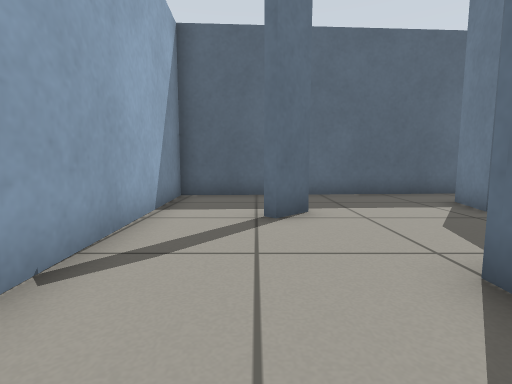
View 1 (above)

14 first-person views from a walk through a Gazebo world. The camera is 0.5 m above the floor, tilts 6° down and sees 85° across. The floor is counted in squares, 0.5 m on a side. Each view is taken from the middle of a square. On the plan, view 1 faces up. The plan holds only what a view shows up to about 11 squares ahead; the rest is blank.

View 2
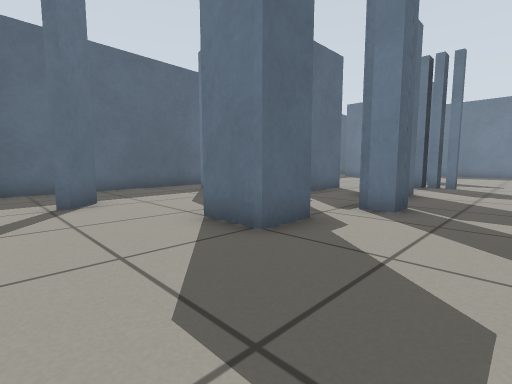

View 3
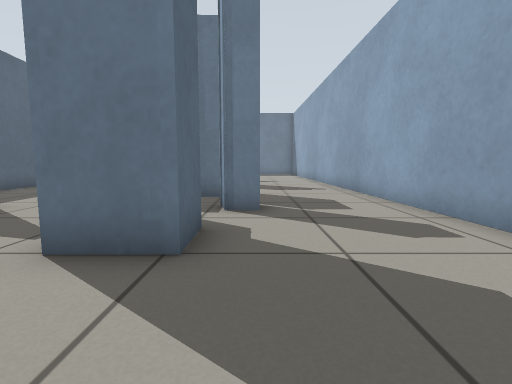

View 4
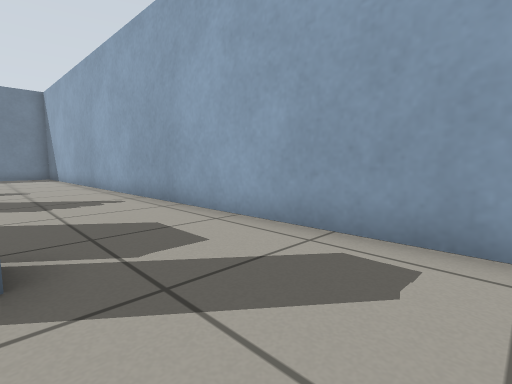

View 5
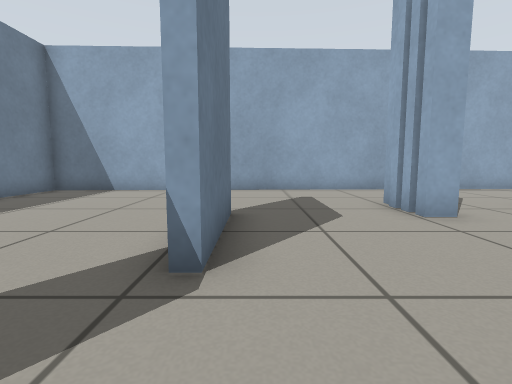

View 6
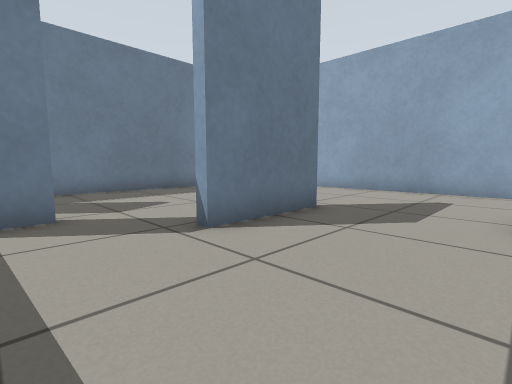

View 7
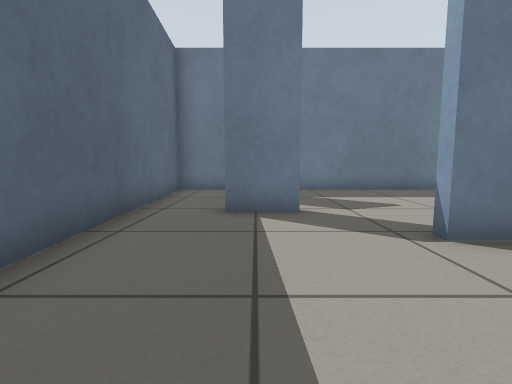

View 8
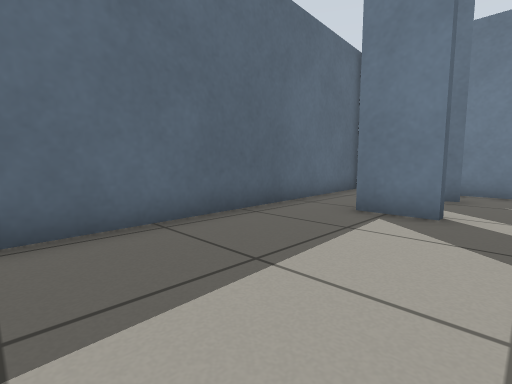

View 9
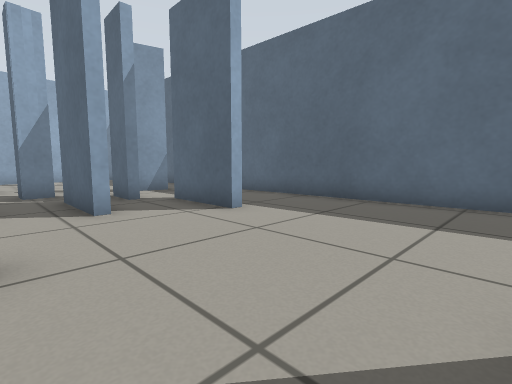

View 10
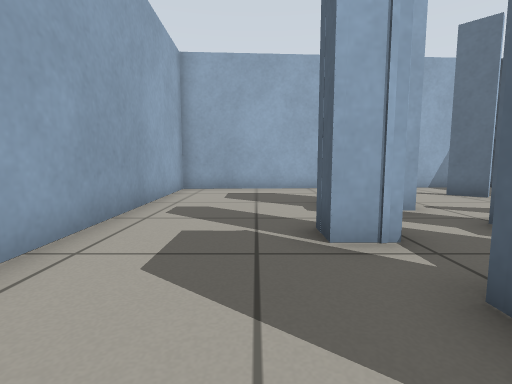

View 11
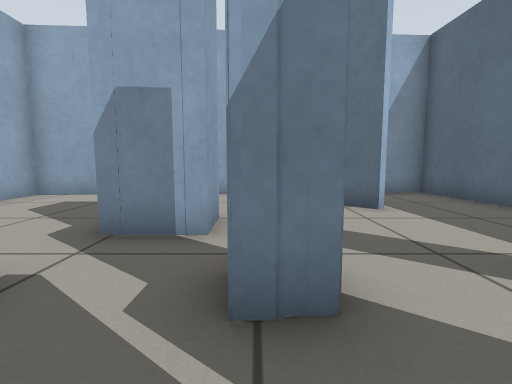

View 12
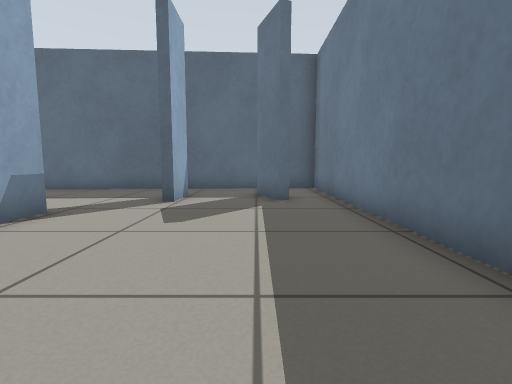

View 13
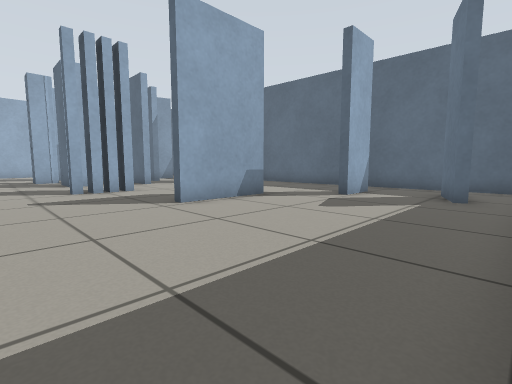

View 14
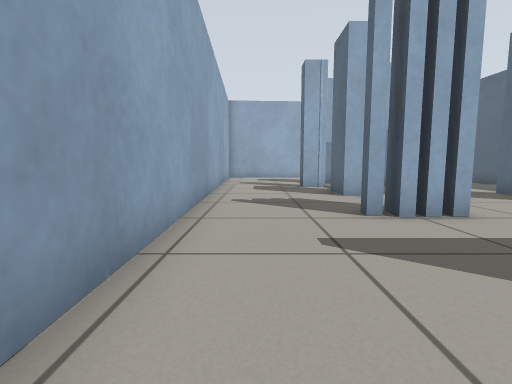

### Floor plan
Points are (right, up) in squares from view 1. A wall is a line through its corners. A room is listed if a view was taken in it or the views show most of it. See-through windows are left out.
Room 1 (views 1, 2, 3, 4, 5, 6, 7, 8, 9, 10, 11, 12, 13, 14)
walls: (11.2, 1.9) (12, 1.9); (12, 1.7) (11.2, 1.7); (11.9, 1.5) (11.9, 0.7) (11.3, 0.7) (11.3, 1.5); (9.2, 3.5) (6.6, 3.5); (12, 1.1) (11.2, 1.1); (11.9, 0.5) (11.9, 0); (10.4, 5.9) (7.7, 5.9); (8.6, 1.2) (8.6, 0.7) (7, 0.7); (7.4, 4.8) (6, 4.9); (7.1, 1) (7.1, 1.5); (15.5, 1.7) (15.5, 4.6) (15.8, 4.6) (15.8, 1.7) (15.5, 1.7); (5.3, 3.6) (5.3, 2.8) (5, 2.8); (5.6, 0.9) (5.6, -0.1) (4.8, -0.1) (4.8, 0.6) (5.5, 0.8) (5.7, 0.5); (5.2, 3.7) (5.3, 2.8) (4.4, 2.8); (4.7, 5.6) (5.1, 7.2); (5.4, 7.1) (5.1, 6); (3.2, 2.3) (3.2, 0.8) (2, 0.8) (2, 2.3) (3.2, 2.3); (17.9, 7.8) (17.9, 6.1) (17.6, 6.1) (17.6, 7.6); (20.6, 6.3) (20, 7.8); (1.1, 5.7) (0.3, 4.9); (22.3, -3.1) (22.3, 9.8) (-2.3, 8.5) (-1.6, -3.8) (22.3, -3.1)

Where each view was taken, in squares from view 1:
view 1: 0 up, 0 right, facing up
view 2: 2 down, 1 left, facing up-right
view 3: 0 up, 1 left, facing right
view 4: 0 up, 2 right, facing down-right
view 5: 7 up, 15 right, facing down
view 6: 7 up, 12 right, facing down-right
view 7: 7 up, 12 right, facing right
view 8: 5 up, 12 right, facing up-right
view 9: 2 up, 15 right, facing up-left
view 10: 1 down, 9 right, facing left
view 11: 3 up, 7 right, facing left
view 12: 1 down, 20 right, facing up
view 13: 2 down, 22 right, facing up-left
view 14: 2 down, 17 right, facing left
